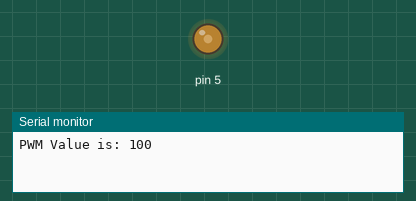
Recording of a sketch running on a simulated Arduino Uno, built with avr-gcc and run on an emulated ATmega328P. Parts: output pins drawn as LEDs (lit = HIGH), the last lines printed to the serial monitor.

Above: at 0.05 s.
At 0.8 s:
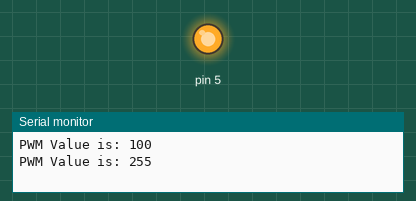
At 1.6 s:
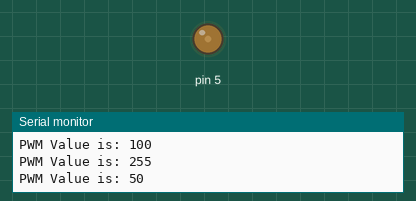
Timing chart, 0 to 3.7 s (numbered marks = the images above):
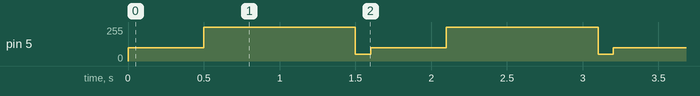

The sketch:

Day_4_Functions.ino
```cpp
const int led = 5;

void dimLed(int pinLed, int pwm, int duration){ //Set PWM to a value between 0-255
  Serial.print("PWM Value is: ");
  Serial.println(pwm);
  analogWrite(pinLed, pwm);
  delay(duration);

}

void setup() {
  // put your setup code here, to run once:
  Serial.begin(9600);
}

void loop() {
  // put your main code here, to run repeatedly:
  dimLed(led, 100, 500);
  dimLed(led, 255, 1000);
  dimLed(led, 50, 100);
}
```

Measured:
- by itself, pin 5: repeats every 1.6 s: 255/255 1.0 s, 50/255 0.10 s, 100/255 0.50 s
